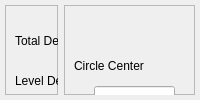
     <widget class="QWidget" name="tab_4">
      <attribute name="title">
       <string>CircleFrame</string>
      </attribute>
      <layout class="QHBoxLayout" name="horizontalLayout_4" stretch="2,5">
       <property name="margin">
        <number>5</number>
       </property>
       <item>
        <widget class="QFrame" name="frame_7">
         <property name="frameShape">
          <enum>QFrame::StyledPanel</enum>
         </property>
         <property name="frameShadow">
          <enum>QFrame::Raised</enum>
         </property>
         <widget class="QLabel" name="label_34">
          <property name="geometry">
           <rect>
            <x>10</x>
            <y>20</y>
            <width>81</width>
            <height>31</height>
           </rect>
          </property>
          <property name="text">
           <string>Total Deep:</string>
          </property>
         </widget>
         <widget class="QLabel" name="label_35">
          <property name="geometry">
           <rect>
            <x>10</x>
            <y>450</y>
            <width>67</width>
            <height>18</height>
           </rect>
          </property>
          <property name="text">
           <string>Unit:mm</string>
          </property>
         </widget>
         <widget class="QLabel" name="label_36">
          <property name="geometry">
           <rect>
            <x>10</x>
            <y>60</y>
            <width>81</width>
            <height>31</height>
           </rect>
          </property>
          <property name="text">
           <string>Level Deep:</string>
          </property>
         </widget>
         <widget class="QLabel" name="label_37">
          <property name="geometry">
           <rect>
            <x>10</x>
            <y>140</y>
            <width>81</width>
            <height>31</height>
           </rect>
          </property>
          <property name="text">
           <string>Speed:</string>
          </property>
         </widget>
         <widget class="QLabel" name="label_38">
          <property name="geometry">
           <rect>
            <x>10</x>
            <y>100</y>
            <width>81</width>
            <height>31</height>
           </rect>
          </property>
          <property name="text">
           <string>Tool Dia:</string>
          </property>
         </widget>
         <widget class="QDoubleSpinBox" name="cir_frame_dia">
          <property name="geometry">
           <rect>
            <x>110</x>
            <y>100</y>
            <width>81</width>
            <height>31</height>
           </rect>
          </property>
          <property name="buttonSymbols">
           <enum>QAbstractSpinBox::NoButtons</enum>
          </property>
          <property name="decimals">
           <number>3</number>
          </property>
          <property name="maximum">
           <double>100000.000000000000000</double>
          </property>
         </widget>
         <widget class="QDoubleSpinBox" name="cir_frame_total_deep">
          <property name="geometry">
           <rect>
            <x>110</x>
            <y>20</y>
            <width>81</width>
            <height>31</height>
           </rect>
          </property>
          <property name="buttonSymbols">
           <enum>QAbstractSpinBox::NoButtons</enum>
          </property>
          <property name="decimals">
           <number>3</number>
          </property>
          <property name="minimum">
           <double>0.000000000000000</double>
          </property>
          <property name="maximum">
           <double>10000.000000000000000</double>
          </property>
         </widget>
         <widget class="QDoubleSpinBox" name="cir_frame_level_deep">
          <property name="geometry">
           <rect>
            <x>110</x>
            <y>60</y>
            <width>81</width>
            <height>31</height>
           </rect>
          </property>
          <property name="buttonSymbols">
           <enum>QAbstractSpinBox::NoButtons</enum>
          </property>
          <property name="decimals">
           <number>3</number>
          </property>
          <property name="minimum">
           <double>0.000000000000000</double>
          </property>
          <property name="maximum">
           <double>10000.000000000000000</double>
          </property>
         </widget>
         <widget class="QDoubleSpinBox" name="cir_frame_speed">
          <property name="geometry">
           <rect>
            <x>110</x>
            <y>140</y>
            <width>81</width>
            <height>31</height>
           </rect>
          </property>
          <property name="buttonSymbols">
           <enum>QAbstractSpinBox::NoButtons</enum>
          </property>
          <property name="decimals">
           <number>0</number>
          </property>
          <property name="maximum">
           <double>100000.000000000000000</double>
          </property>
         </widget>
         <widget class="QDoubleSpinBox" name="cir_frame_zspeed">
          <property name="geometry">
           <rect>
            <x>110</x>
            <y>180</y>
            <width>81</width>
            <height>31</height>
           </rect>
          </property>
          <property name="buttonSymbols">
           <enum>QAbstractSpinBox::NoButtons</enum>
          </property>
          <property name="decimals">
           <number>0</number>
          </property>
          <property name="maximum">
           <double>100000.000000000000000</double>
          </property>
         </widget>
         <widget class="QLabel" name="label_50">
          <property name="geometry">
           <rect>
            <x>10</x>
            <y>180</y>
            <width>81</width>
            <height>31</height>
           </rect>
          </property>
          <property name="text">
           <string>ZSpeed:</string>
          </property>
         </widget>
        </widget>
       </item>
       <item>
        <widget class="QFrame" name="frame_8">
         <property name="frameShape">
          <enum>QFrame::StyledPanel</enum>
         </property>
         <property name="frameShadow">
          <enum>QFrame::Raised</enum>
         </property>
         <widget class="QLabel" name="circle_pic">
          <property name="geometry">
           <rect>
            <x>160</x>
            <y>80</y>
            <width>400</width>
            <height>250</height>
           </rect>
          </property>
          <property name="frameShape">
           <enum>QFrame::NoFrame</enum>
          </property>
          <property name="text">
           <string/>
          </property>
         </widget>
         <widget class="QLabel" name="label_40">
          <property name="geometry">
           <rect>
            <x>10</x>
            <y>80</y>
            <width>21</width>
            <height>41</height>
           </rect>
          </property>
          <property name="text">
           <string>X:</string>
          </property>
         </widget>
         <widget class="QLabel" name="label_41">
          <property name="geometry">
           <rect>
            <x>10</x>
            <y>50</y>
            <width>181</width>
            <height>21</height>
           </rect>
          </property>
          <property name="text">
           <string>Circle Center</string>
          </property>
         </widget>
         <widget class="QDoubleSpinBox" name="circle_frame_centerx">
          <property name="geometry">
           <rect>
            <x>30</x>
            <y>80</y>
            <width>81</width>
            <height>31</height>
           </rect>
          </property>
          <property name="buttonSymbols">
           <enum>QAbstractSpinBox::NoButtons</enum>
          </property>
          <property name="decimals">
           <number>3</number>
          </property>
          <property name="minimum">
           <double>-10000.000000000000000</double>
          </property>
          <property name="maximum">
           <double>10000.000000000000000</double>
          </property>
         </widget>
         <widget class="QDoubleSpinBox" name="circle_frame_centery">
          <property name="geometry">
           <rect>
            <x>30</x>
            <y>130</y>
            <width>81</width>
            <height>31</height>
           </rect>
          </property>
          <property name="buttonSymbols">
           <enum>QAbstractSpinBox::NoButtons</enum>
          </property>
          <property name="decimals">
           <number>3</number>
          </property>
          <property name="minimum">
           <double>-10000.000000000000000</double>
          </property>
          <property name="maximum">
           <double>10000.000000000000000</double>
          </property>
         </widget>
         <widget class="QLabel" name="label_42">
          <property name="geometry">
           <rect>
            <x>10</x>
            <y>130</y>
            <width>21</width>
            <height>31</height>
           </rect>
          </property>
          <property name="text">
           <string>Y:</string>
          </property>
         </widget>
         <widget class="QDoubleSpinBox" name="circle_frame_radius">
          <property name="geometry">
           <rect>
            <x>30</x>
            <y>380</y>
            <width>81</width>
            <height>31</height>
           </rect>
          </property>
          <property name="buttonSymbols">
           <enum>QAbstractSpinBox::NoButtons</enum>
          </property>
          <property name="decimals">
           <number>3</number>
          </property>
          <property name="maximum">
           <double>10000.000000000000000</double>
          </property>
         </widget>
         <widget class="QLabel" name="label_43">
          <property name="geometry">
           <rect>
            <x>20</x>
            <y>340</y>
            <width>81</width>
            <height>31</height>
           </rect>
          </property>
          <property name="text">
           <string>Circle Radius:</string>
          </property>
         </widget>
         <widget class="QRadioButton" name="circle_frame_vertical">
          <property name="geometry">
           <rect>
            <x>410</x>
            <y>350</y>
            <width>108</width>
            <height>24</height>
           </rect>
          </property>
          <property name="text">
           <string>OutsideFrame</string>
          </property>
         </widget>
         <widget class="QRadioButton" name="circle_frame_horizon">
          <property name="geometry">
           <rect>
            <x>280</x>
            <y>350</y>
            <width>108</width>
            <height>24</height>
           </rect>
          </property>
          <property name="text">
           <string>InsideFrame</string>
          </property>
         </widget>
        </widget>
       </item>
      </layout>
     </widget>
